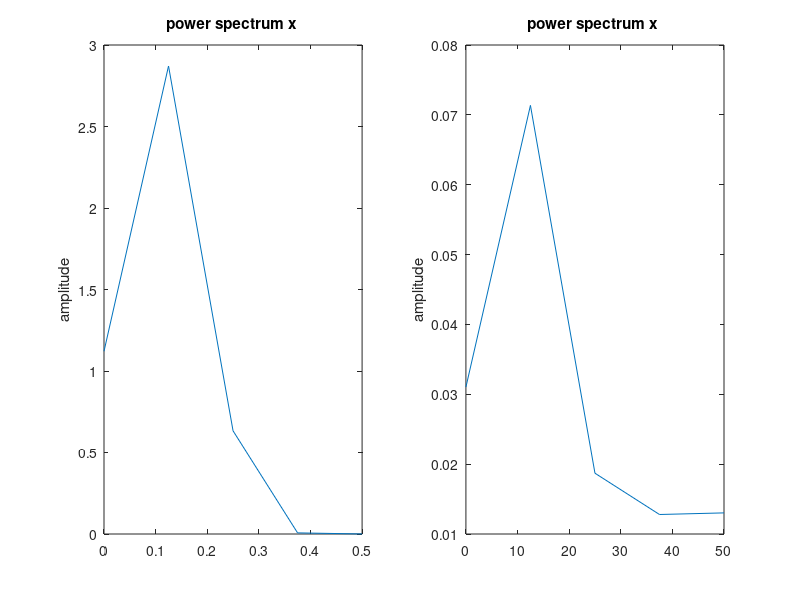

The MATLAB source for this figure:
close all;
clear;
%%%%%%%%%%%%%%%%%%%%%%%%%%%%%%%%%%%%%%%%%%%%%%%%%%%%%%%%%%%%%%%%%%%%%%%
% MOU LAB
%%%%%%%%%%%%%%%%%%%%%%%%%%%%%%%%%%%%%%%%%%%%%%%%%%%%%%%%%%%%%%%%%%%%%%%

N = 16;
n1 = (0:1:N-1);
n2 = (0:1:N-1);
%n = [n1;n2];
n = (n1);
w = 0.25;
noise = randn(size(n));
x = cos(1*pi*w*n);
x_noised = cos(1*pi*w*n) + noise;

%
figure('name','PSD');
subplot(1,2,1)
pwelch(x);
subplot(1,2,2)
%pwelch(x_noised);
pwelch(x_noised,N/2,0,N/2,100);
%
